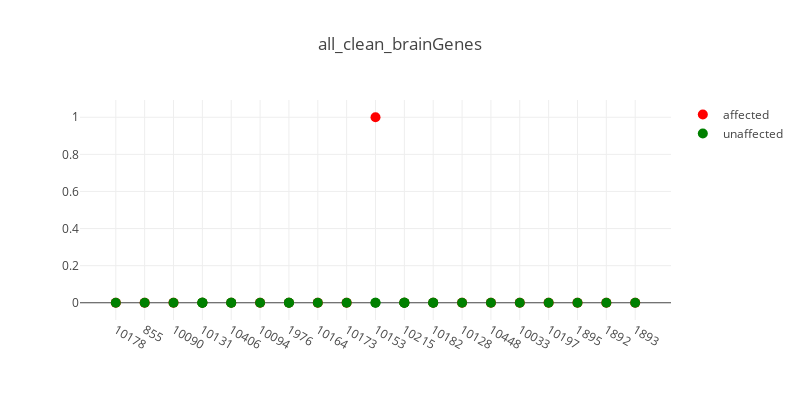
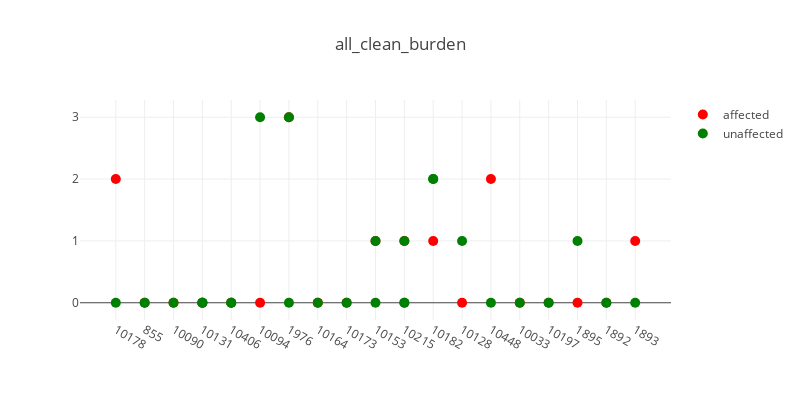
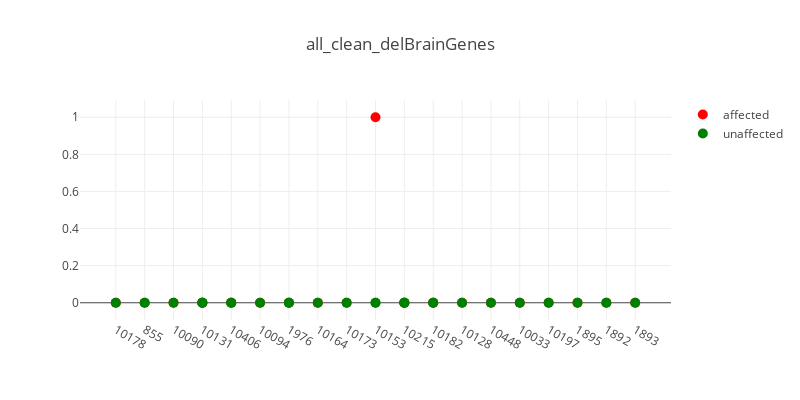
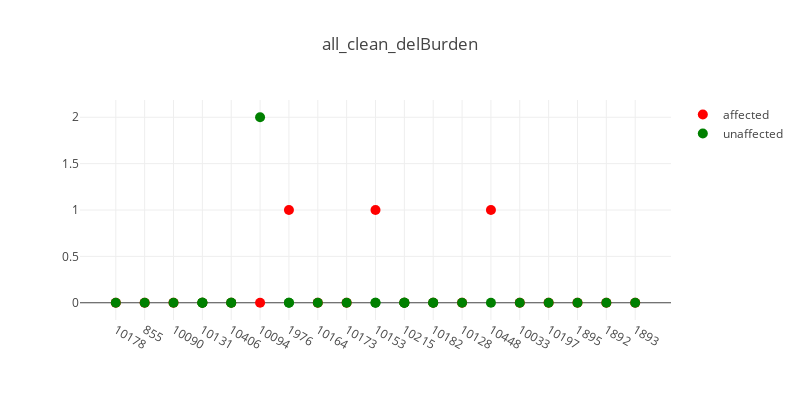

Notebook code cell kept with these figures, in order:
### Code cell
import glob

data_dir = '/home/sudregp/data/cnv/conifer84/dnacopy/'
files = glob.glob(data_dir + '/*clean*cnv.indiv')
files.sort()
for f in files:
    t_str = '.'.join(f.split('/')[-1].split('.')[:-2])
    plot_plink_cnvs(f, t_str, verbose=True)

### Figure 1 — Plotly figure (JSON) as saved in the notebook; plotly's stock layout.template omitted (floating-point values rounded to 4 significant figures)
{"data": [{"hoverinfo": "text+y", "marker": {"color": "red", "size": 10}, "mode": "markers", "name": "affected", "showlegend": true, "text": ["CLIA_400131", "CLIA_400216", "CLIA_400123", "CLIA_400140", "CLIA_400178", "CLIA_400130", "CLIA_400204", "CLIA_400122", "CLIA_400149", "CLIA_400128", "CLIA_400125", "CLIA_400121", "CLIA_400153", "CLIA_400205", "CLIA_400127", "CLIA_400129", "CLIA_400132", "CLIA_400134", "CLIA_400163"], "type": "scatter", "x": [0, 1, 2, 3, 4, 5, 6, 7, 8, 9, 10, 11, 12, 13, 14, 15, 16, 17, 18], "y": [0, 0, 0, 0, 0, 0, 0, 0, 0, 1, 0, 0, 0, 0, 0, 0, 0, 0, 0]}, {"hoverinfo": "text+y", "hovertext": ["CLIA_400159", "CLIA_400133", "CLIA_400195", "CLIA_400138", "CLIA_400139", "CLIA_400142", "CLIA_400179", "CLIA_400180", "CLIA_400144", "CLIA_400203", "CLIA_400201", "CLIA_400135", "CLIA_400148", "CLIA_400210", "CLIA_400212", "CLIA_400191", "CLIA_400189", "CLIA_400193", "CLIA_400170", "CLIA_400172", "CLIA_400152", "CLIA_400200", "CLIA_400166", "CLIA_400181", "CLIA_400158", "CLIA_400175", "CLIA_400162"], "marker": {"color": "green", "size": 10}, "mode": "markers", "name": "unaffected", "showlegend": true, "type": "scatter", "x": [0, 1, 2, 3, 3, 3, 4, 4, 5, 6, 6, 7, 8, 9, 9, 10, 10, 10, 11, 11, 12, 13, 14, 15, 16, 17, 18], "y": [0, 0, 0, 0, 0, 0, 0, 0, 0, 0, 0, 0, 0, 0, 0, 0, 0, 0, 0, 0, 0, 0, 0, 0, 0, 0, 0]}], "layout": {"height": 400, "hovermode": "closest", "title": "all_clean_brainGenes", "width": 800, "xaxis1": {"ticktext": ["10178", "855", "10090", "10131", "10406", "10094", "1976", "10164", "10173", "10153", "10215", "10182", "10128", "10448", "10033", "10197", "1895", "1892", "1893"], "tickvals": [0, 1, 2, 3, 4, 5, 6, 7, 8, 9, 10, 11, 12, 13, 14, 15, 16, 17, 18], "zeroline": false}}}

### Figure 2 — Plotly figure (JSON) as saved in the notebook; plotly's stock layout.template omitted (floating-point values rounded to 4 significant figures)
{"data": [{"hoverinfo": "text+y", "marker": {"color": "red", "size": 10}, "mode": "markers", "name": "affected", "showlegend": true, "text": ["CLIA_400131", "CLIA_400216", "CLIA_400123", "CLIA_400140", "CLIA_400178", "CLIA_400130", "CLIA_400204", "CLIA_400122", "CLIA_400149", "CLIA_400128", "CLIA_400125", "CLIA_400121", "CLIA_400153", "CLIA_400205", "CLIA_400127", "CLIA_400129", "CLIA_400132", "CLIA_400134", "CLIA_400163"], "type": "scatter", "x": [0, 1, 2, 3, 4, 5, 6, 7, 8, 9, 10, 11, 12, 13, 14, 15, 16, 17, 18], "y": [2, 0, 0, 0, 0, 0, 3, 0, 0, 1, 1, 1, 0, 2, 0, 0, 0, 0, 1]}, {"hoverinfo": "text+y", "hovertext": ["CLIA_400159", "CLIA_400133", "CLIA_400195", "CLIA_400138", "CLIA_400139", "CLIA_400142", "CLIA_400179", "CLIA_400180", "CLIA_400144", "CLIA_400203", "CLIA_400201", "CLIA_400135", "CLIA_400148", "CLIA_400210", "CLIA_400212", "CLIA_400191", "CLIA_400189", "CLIA_400193", "CLIA_400170", "CLIA_400172", "CLIA_400152", "CLIA_400200", "CLIA_400166", "CLIA_400181", "CLIA_400158", "CLIA_400175", "CLIA_400162"], "marker": {"color": "green", "size": 10}, "mode": "markers", "name": "unaffected", "showlegend": true, "type": "scatter", "x": [0, 1, 2, 3, 3, 3, 4, 4, 5, 6, 6, 7, 8, 9, 9, 10, 10, 10, 11, 11, 12, 13, 14, 15, 16, 17, 18], "y": [0, 0, 0, 0, 0, 0, 0, 0, 3, 0, 3, 0, 0, 0, 1, 1, 0, 0, 2, 2, 1, 0, 0, 0, 1, 0, 0]}], "layout": {"height": 400, "hovermode": "closest", "title": "all_clean_burden", "width": 800, "xaxis1": {"ticktext": ["10178", "855", "10090", "10131", "10406", "10094", "1976", "10164", "10173", "10153", "10215", "10182", "10128", "10448", "10033", "10197", "1895", "1892", "1893"], "tickvals": [0, 1, 2, 3, 4, 5, 6, 7, 8, 9, 10, 11, 12, 13, 14, 15, 16, 17, 18], "zeroline": false}}}

### Figure 3 — Plotly figure (JSON) as saved in the notebook; plotly's stock layout.template omitted (floating-point values rounded to 4 significant figures)
{"data": [{"hoverinfo": "text+y", "marker": {"color": "red", "size": 10}, "mode": "markers", "name": "affected", "showlegend": true, "text": ["CLIA_400131", "CLIA_400216", "CLIA_400123", "CLIA_400140", "CLIA_400178", "CLIA_400130", "CLIA_400204", "CLIA_400122", "CLIA_400149", "CLIA_400128", "CLIA_400125", "CLIA_400121", "CLIA_400153", "CLIA_400205", "CLIA_400127", "CLIA_400129", "CLIA_400132", "CLIA_400134", "CLIA_400163"], "type": "scatter", "x": [0, 1, 2, 3, 4, 5, 6, 7, 8, 9, 10, 11, 12, 13, 14, 15, 16, 17, 18], "y": [0, 0, 0, 0, 0, 0, 0, 0, 0, 1, 0, 0, 0, 0, 0, 0, 0, 0, 0]}, {"hoverinfo": "text+y", "hovertext": ["CLIA_400159", "CLIA_400133", "CLIA_400195", "CLIA_400138", "CLIA_400139", "CLIA_400142", "CLIA_400179", "CLIA_400180", "CLIA_400144", "CLIA_400203", "CLIA_400201", "CLIA_400135", "CLIA_400148", "CLIA_400210", "CLIA_400212", "CLIA_400191", "CLIA_400189", "CLIA_400193", "CLIA_400170", "CLIA_400172", "CLIA_400152", "CLIA_400200", "CLIA_400166", "CLIA_400181", "CLIA_400158", "CLIA_400175", "CLIA_400162"], "marker": {"color": "green", "size": 10}, "mode": "markers", "name": "unaffected", "showlegend": true, "type": "scatter", "x": [0, 1, 2, 3, 3, 3, 4, 4, 5, 6, 6, 7, 8, 9, 9, 10, 10, 10, 11, 11, 12, 13, 14, 15, 16, 17, 18], "y": [0, 0, 0, 0, 0, 0, 0, 0, 0, 0, 0, 0, 0, 0, 0, 0, 0, 0, 0, 0, 0, 0, 0, 0, 0, 0, 0]}], "layout": {"height": 400, "hovermode": "closest", "title": "all_clean_delBrainGenes", "width": 800, "xaxis1": {"ticktext": ["10178", "855", "10090", "10131", "10406", "10094", "1976", "10164", "10173", "10153", "10215", "10182", "10128", "10448", "10033", "10197", "1895", "1892", "1893"], "tickvals": [0, 1, 2, 3, 4, 5, 6, 7, 8, 9, 10, 11, 12, 13, 14, 15, 16, 17, 18], "zeroline": false}}}

### Figure 4 — Plotly figure (JSON) as saved in the notebook; plotly's stock layout.template omitted (floating-point values rounded to 4 significant figures)
{"data": [{"hoverinfo": "text+y", "marker": {"color": "red", "size": 10}, "mode": "markers", "name": "affected", "showlegend": true, "text": ["CLIA_400131", "CLIA_400216", "CLIA_400123", "CLIA_400140", "CLIA_400178", "CLIA_400130", "CLIA_400204", "CLIA_400122", "CLIA_400149", "CLIA_400128", "CLIA_400125", "CLIA_400121", "CLIA_400153", "CLIA_400205", "CLIA_400127", "CLIA_400129", "CLIA_400132", "CLIA_400134", "CLIA_400163"], "type": "scatter", "x": [0, 1, 2, 3, 4, 5, 6, 7, 8, 9, 10, 11, 12, 13, 14, 15, 16, 17, 18], "y": [0, 0, 0, 0, 0, 0, 1, 0, 0, 1, 0, 0, 0, 1, 0, 0, 0, 0, 0]}, {"hoverinfo": "text+y", "hovertext": ["CLIA_400159", "CLIA_400133", "CLIA_400195", "CLIA_400138", "CLIA_400139", "CLIA_400142", "CLIA_400179", "CLIA_400180", "CLIA_400144", "CLIA_400203", "CLIA_400201", "CLIA_400135", "CLIA_400148", "CLIA_400210", "CLIA_400212", "CLIA_400191", "CLIA_400189", "CLIA_400193", "CLIA_400170", "CLIA_400172", "CLIA_400152", "CLIA_400200", "CLIA_400166", "CLIA_400181", "CLIA_400158", "CLIA_400175", "CLIA_400162"], "marker": {"color": "green", "size": 10}, "mode": "markers", "name": "unaffected", "showlegend": true, "type": "scatter", "x": [0, 1, 2, 3, 3, 3, 4, 4, 5, 6, 6, 7, 8, 9, 9, 10, 10, 10, 11, 11, 12, 13, 14, 15, 16, 17, 18], "y": [0, 0, 0, 0, 0, 0, 0, 0, 2, 0, 0, 0, 0, 0, 0, 0, 0, 0, 0, 0, 0, 0, 0, 0, 0, 0, 0]}], "layout": {"height": 400, "hovermode": "closest", "title": "all_clean_delBurden", "width": 800, "xaxis1": {"ticktext": ["10178", "855", "10090", "10131", "10406", "10094", "1976", "10164", "10173", "10153", "10215", "10182", "10128", "10448", "10033", "10197", "1895", "1892", "1893"], "tickvals": [0, 1, 2, 3, 4, 5, 6, 7, 8, 9, 10, 11, 12, 13, 14, 15, 16, 17, 18], "zeroline": false}}}
